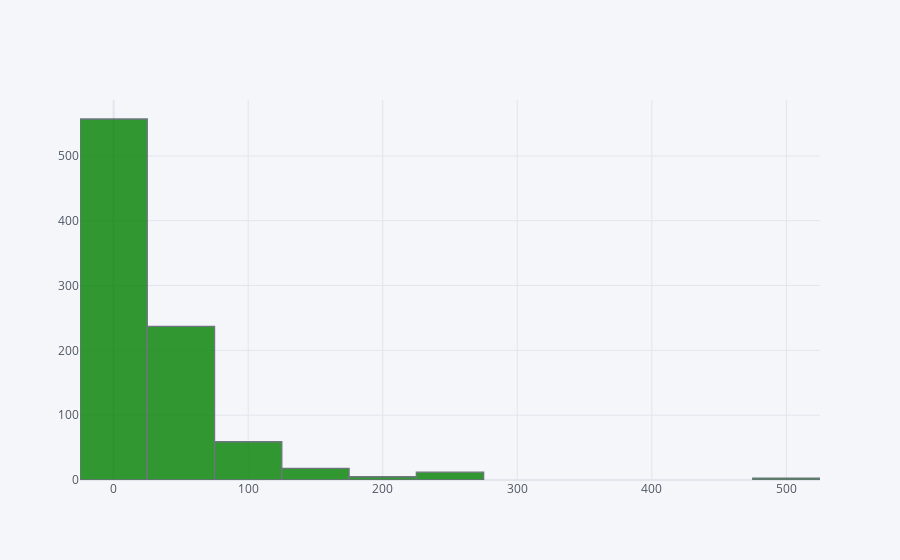

Here is the notebook cell this chart was saved with:
### Code cell
my_train_data['Fare'].iplot(kind ='hist', bins = 20, color ='green')

### Figure 1 — Plotly figure (JSON) as saved in the notebook; plotly's stock layout.template omitted (floating-point values rounded to 4 significant figures; data arrays with more than 128 entries replaced by an {"elided": "..."} marker saying what was removed)
{"data": [{"histfunc": "count", "histnorm": "", "marker": {"color": "rgba(0, 128, 0, 1.0)", "line": {"color": "#4D5663", "width": 1.3}}, "name": "Fare", "nbinsx": 20, "opacity": 0.8, "orientation": "v", "type": "histogram", "x": {"elided": "891 float values"}}], "layout": {"barmode": "overlay", "legend": {"bgcolor": "#F5F6F9", "font": {"color": "#4D5663"}}, "paper_bgcolor": "#F5F6F9", "plot_bgcolor": "#F5F6F9", "title": {"font": {"color": "#4D5663"}}, "xaxis": {"gridcolor": "#E1E5ED", "showgrid": true, "tickfont": {"color": "#4D5663"}, "title": {"font": {"color": "#4D5663"}, "text": ""}, "zerolinecolor": "#E1E5ED"}, "yaxis": {"gridcolor": "#E1E5ED", "showgrid": true, "tickfont": {"color": "#4D5663"}, "title": {"font": {"color": "#4D5663"}, "text": ""}, "zerolinecolor": "#E1E5ED"}}}
